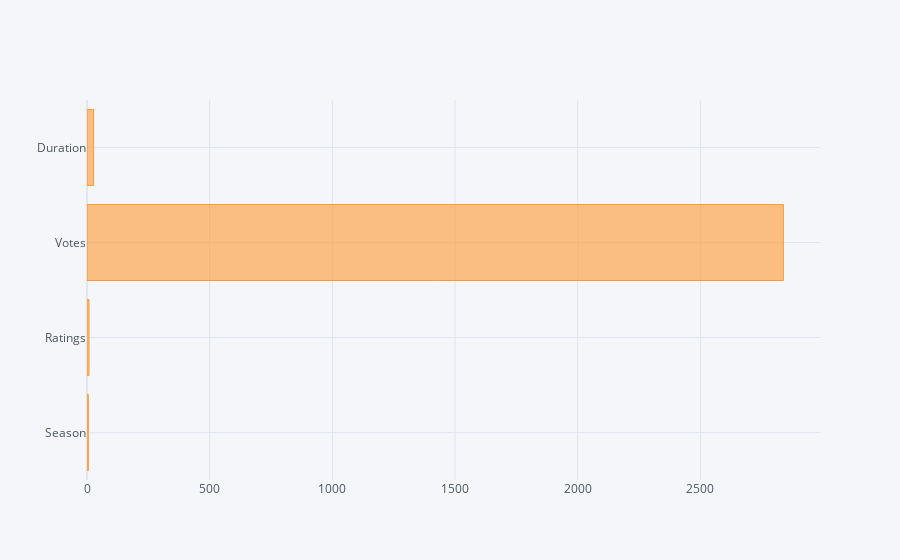

Here is the notebook cell this chart was saved with:
### Code cell
# average values of numerical features

df.mean().iplot(kind='barh')

### Figure 1 — Plotly figure (JSON) as saved in the notebook; plotly's stock layout.template omitted (floating-point values rounded to 4 significant figures)
{"data": [{"marker": {"color": "rgba(255, 153, 51, 0.6)", "line": {"color": "rgba(255, 153, 51, 1.0)", "width": 1}}, "name": "None", "orientation": "h", "text": "", "type": "bar", "x": [5.468, 8.237, 2838.0, 27.05], "y": ["Season", "Ratings", "Votes", "Duration"]}], "layout": {"legend": {"bgcolor": "#F5F6F9", "font": {"color": "#4D5663"}}, "paper_bgcolor": "#F5F6F9", "plot_bgcolor": "#F5F6F9", "title": {"font": {"color": "#4D5663"}}, "xaxis": {"gridcolor": "#E1E5ED", "showgrid": true, "tickfont": {"color": "#4D5663"}, "title": {"font": {"color": "#4D5663"}, "text": ""}, "zerolinecolor": "#E1E5ED"}, "yaxis": {"gridcolor": "#E1E5ED", "showgrid": true, "tickfont": {"color": "#4D5663"}, "title": {"font": {"color": "#4D5663"}, "text": ""}, "zerolinecolor": "#E1E5ED"}}}
